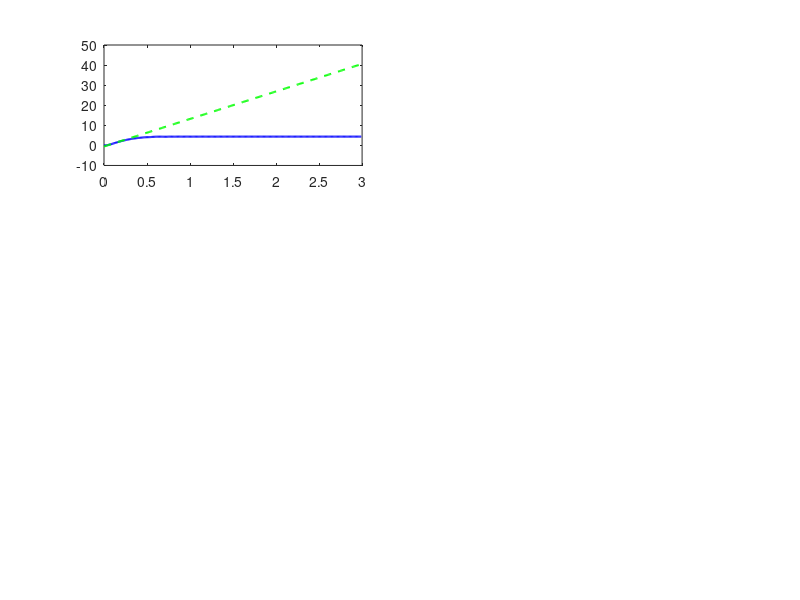

Write MATLAB code to recreate this figure. (Note: this script raises an error after producing the figure.)
% LOAD DATA
load('motor_data_forward_filtered.mat');
w1 = w1_filt; 

% DETECT RISING AND FALLING EDGES
motor_on = u1 > 0.1; 
voltage_changes = diff(motor_on);
start_indices = find(voltage_changes == 1) + 1; 
end_indices = find(voltage_changes == -1);

num_iterations = min(length(start_indices), length(end_indices));
fprintf('Found %d valid iterations.\n\n', num_iterations);

% Initialize vectors to store the results
f_inf_array = zeros(1, num_iterations);
mu_array = zeros(1, num_iterations);
tau_tan_array = zeros(1, num_iterations);
T_tan_array = zeros(1, num_iterations);
Va_array = zeros(1, num_iterations);

t_s = 0.01; % Sample time
num_samples = 50; 

% Create a figure to plot the tangents and visually check the results
figure;
hold on;

% FOR LOOP TO ANALYZE THE ITERATIONS (TANGENT METHOD)
for i = 1:num_iterations

    start_idx = start_indices(i);
    end_idx = end_indices(i);
    w_step = w1(start_idx:end_idx);
    u_step = u1(start_idx:end_idx);

    Va = mean(u_step);

    % Time vector for this specific step (starts at 0)
    t_step = (0:length(w_step)-1)' * t_s;

    % CALCULATE f_inf AND mu
    steady_state_segment = w_step(end-num_samples+1 : end);
    f_inf = mean(steady_state_segment);
    mu = f_inf / Va;

    % TANGENT METHOD
    % Calculate the numerical derivative (dy/dt)
    dw = diff(w_step) / t_s;

    % Find the point of maximum slope (inflection point)
    [dw_max, idx_m] = max(dw);

    % Coordinates of the point of maximum slope
    % (Use idx_m because diff reduces the vector length by 1)
    t_m = t_step(idx_m);
    w_m = w_step(idx_m);

    % Calculate the intersections t0 and t1
    t0 = t_m - (w_m / dw_max);
    t1 = t_m + ((f_inf - w_m) / dw_max);

    % Estimate parameters tau and T
    tau = t0;
    T = t1 - t0;

    % Store in vectors
    f_inf_array(i) = f_inf;
    mu_array(i) = mu;
    tau_tan_array(i) = tau;
    T_tan_array(i) = T;
    Va_array(i) = Va;

    % Print results to the command window
    fprintf('Iteration %d (Tangent Method):\n', i);
    fprintf('  Speed (f_inf): %.2f rad/s\n', f_inf);
    fprintf('  Time delay (tau): %.4f s\n', tau);
    fprintf('  Time constant (T):  %.4f s\n\n', T);

    % --- VERIFICATION PLOT ---
    % Select a subplot for each iteration (up to 5, or 6 if you have more)
    subplot(ceil(num_iterations/2), 2, i);
    plot(t_step, w_step, 'b', 'LineWidth', 1.5); hold on;

    % Tangent line equation: y = m*(t - t_m) + y_m
    y_tan = dw_max * (t_step - t_m) + w_m;

    % Plot the tangent line
    plot(t_step, y_tan, 'g--', 'LineWidth', 1.5);

    % Plot the steady-state line
    yline(f_inf, 'r--', 'LineWidth', 1);

    % Set axis limits to clearly view the intersection
    xlim([0, t1 + 2*T]);
    ylim([0, f_inf * 1.2]);
    title(sprintf('Iteration %d', i));
    xlabel('Time [s]'); ylabel('Speed');
    grid on;
end

% --- CALCULATE PI PARAMETERS (Tangent Method) ---
Kp_tan = (0.9 ./ mu_array) .* (T_tan_array ./ tau_tan_array);
Ti_tan = 3 .* tau_tan_array;
Ki_tan = Kp_tan ./ Ti_tan;

% Display the results in the command window
disp('--- PI1 Parameters (Tangent Method) ---');
for i = 1:num_iterations
    fprintf('Iteration %d: V = %.2f, Kp = %.4f, Ki = %.4f\n', i, Va_array(i), Kp_tan(i), Ki_tan(i));
end
fprintf("\n");
